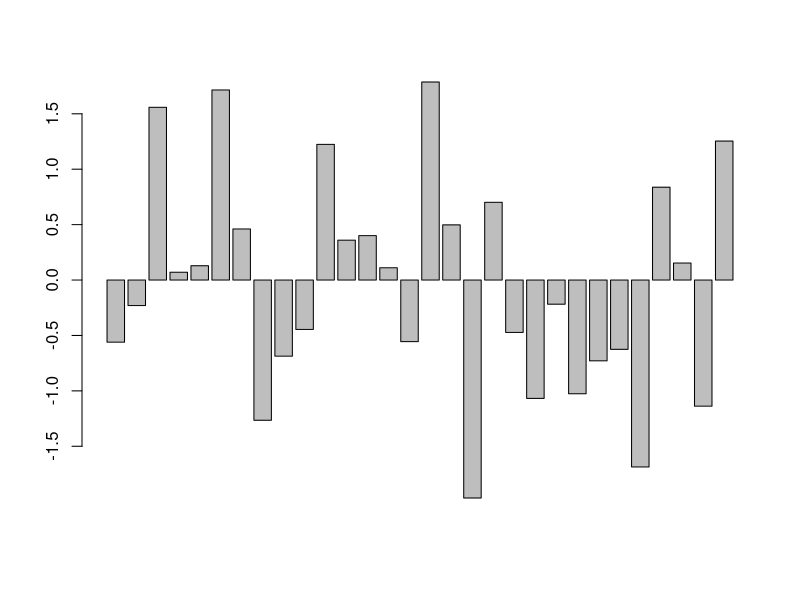
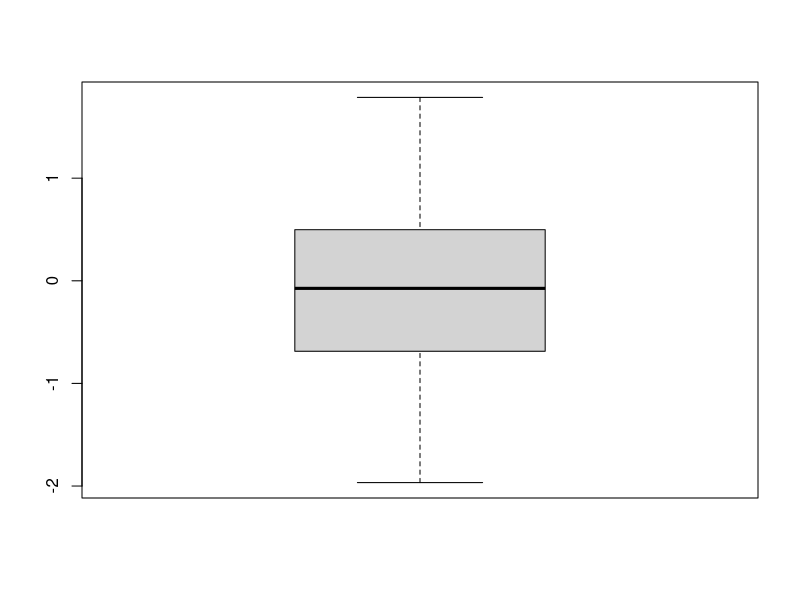
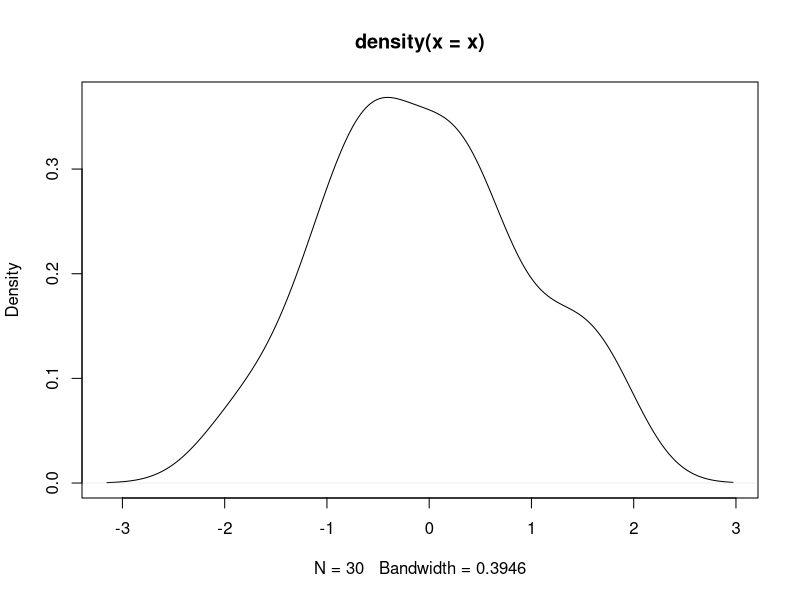
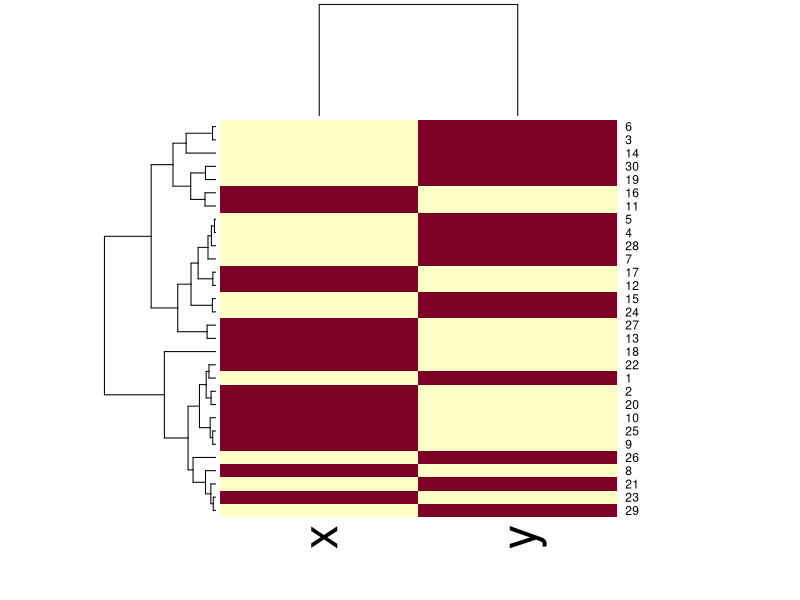
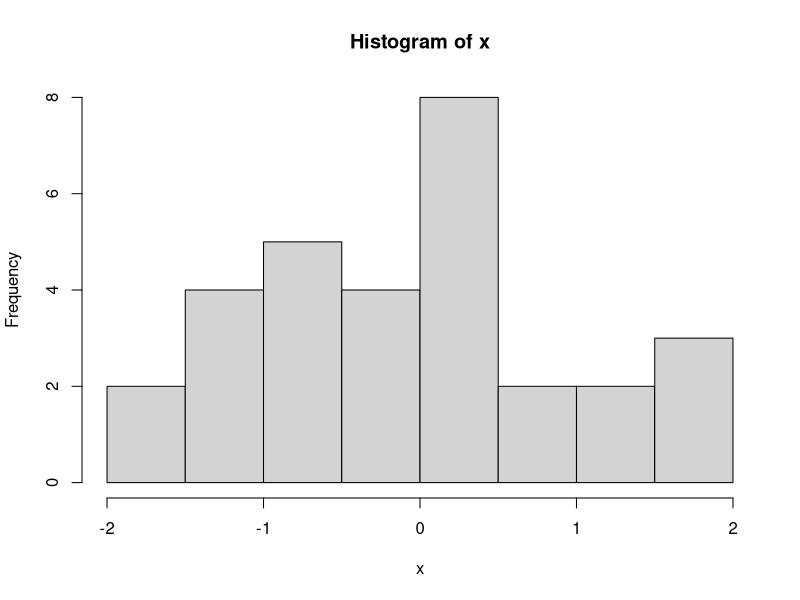
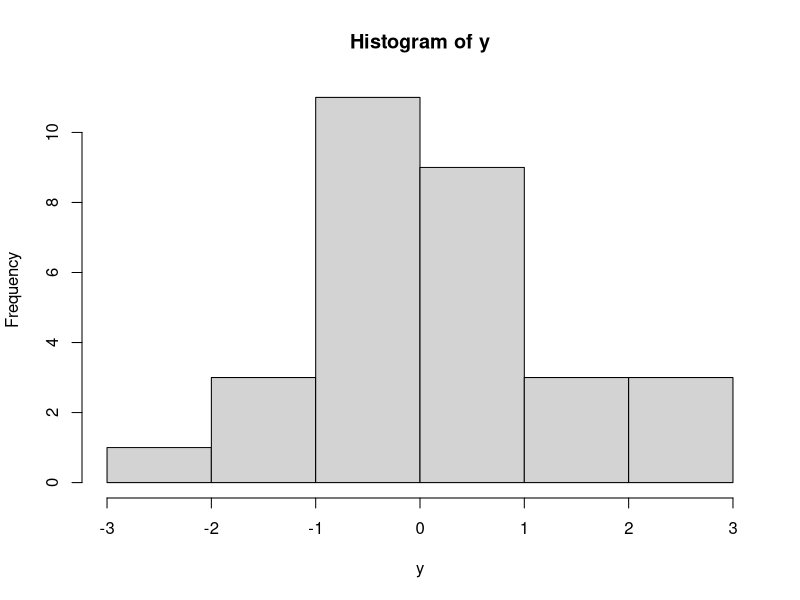
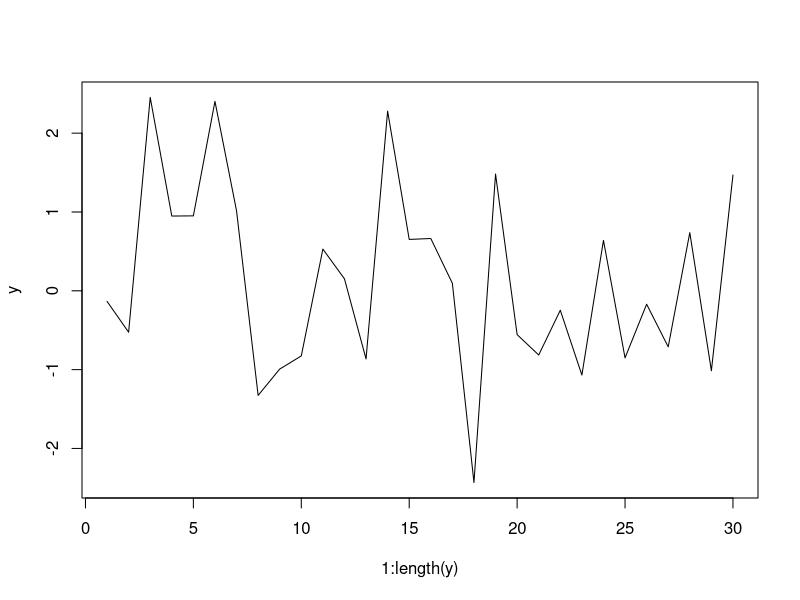
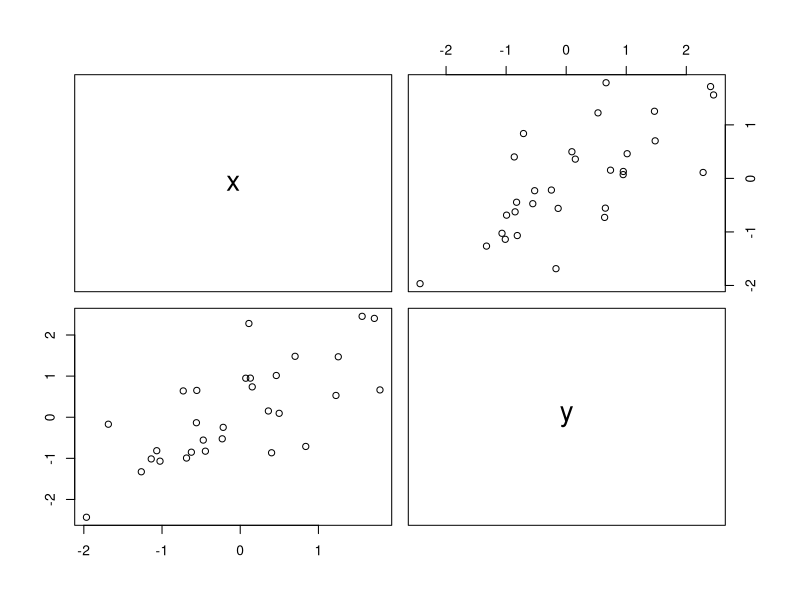

The R script that drew these images, in order:
#Graphics in R

#Here is a list of all graph types that are illustrated in this article:
  
#Barplot
set.seed(123)                        # Set seed for reproducibility
x <- rnorm(30)                       # Create x variable
y <- x + rnorm(30)                   # Create correlated y variable
#plot(y)
barplot(x)     

#Boxplot
boxplot(x)  

#Density Plot
plot(density(x)) 

#Heatmap
heatmap(cbind(x, y))    

#Histogram
hist(x)
hist(y) 

#Line Plot

plot(1:length(y), y, type = "l")
#Pairs Plot
pairs(data.frame(x, y)) 

#Polygon Plot
plot(1, 1,col = "white", xlab = "X", ylab = "Y")
polygon(x = c(0.7, 1.3, 1.3, 0.8),
        y = c(0.6, 1.0, 1.4, 1.3),
        col = "#353436")

#QQplot
qqplot(x, y)

#Scatterplot
plot(x, y)

#Venn Diagram

install.packages("VennDiagram")      # Install VennDiagram package
library("VennDiagram")               # Load VennDiagram package
plot.new()                           # Draw empty plot
draw.single.venn(area = 10)          # Draw venn diagram
